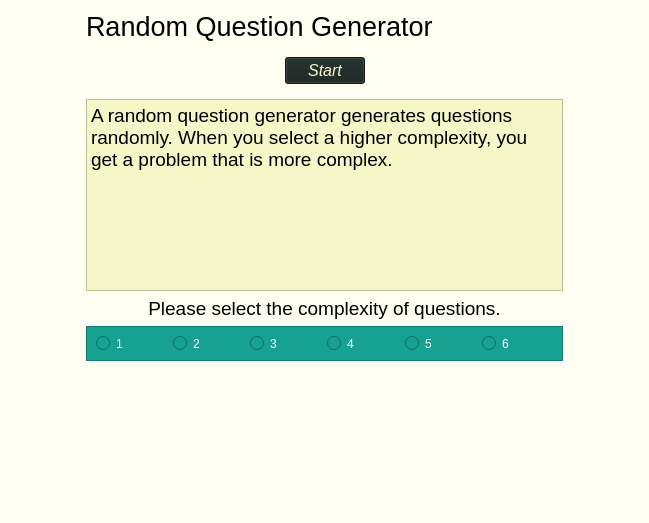
<?xml version="1.0" encoding="UTF-8"?>
<ui version="4.0">
 <class>randomQuestionFrame</class>
 <widget class="QFrame" name="randomQuestionFrame">
  <property name="geometry">
   <rect>
    <x>0</x>
    <y>0</y>
    <width>649</width>
    <height>523</height>
   </rect>
  </property>
  <property name="windowTitle">
   <string>Frame</string>
  </property>
  <property name="layoutDirection">
   <enum>Qt::LeftToRight</enum>
  </property>
  <property name="styleSheet">
   <string notr="true">background-color: rgb(255, 255, 242);
border-color: rgb(255, 255, 242);</string>
  </property>
  <layout class="QGridLayout" name="gridLayout">
   <item row="6" column="1">
    <spacer name="verticalSpacer">
     <property name="orientation">
      <enum>Qt::Vertical</enum>
     </property>
     <property name="sizeHint" stdset="0">
      <size>
       <width>20</width>
       <height>40</height>
      </size>
     </property>
    </spacer>
   </item>
   <item row="5" column="1">
    <widget class="QFrame" name="radioFrame">
     <property name="styleSheet">
      <string notr="true">background-color: rgb(23, 161, 145);
color: rgb(255, 255, 255);</string>
     </property>
     <property name="frameShape">
      <enum>QFrame::StyledPanel</enum>
     </property>
     <property name="frameShadow">
      <enum>QFrame::Raised</enum>
     </property>
     <layout class="QHBoxLayout" name="horizontalLayout">
      <item>
       <widget class="QRadioButton" name="radioButton_3">
        <property name="text">
         <string>1</string>
        </property>
       </widget>
      </item>
      <item>
       <widget class="QRadioButton" name="radioButton_6">
        <property name="text">
         <string>2</string>
        </property>
       </widget>
      </item>
      <item>
       <widget class="QRadioButton" name="radioButton_5">
        <property name="text">
         <string>3</string>
        </property>
       </widget>
      </item>
      <item>
       <widget class="QRadioButton" name="radioButton_4">
        <property name="text">
         <string>4</string>
        </property>
       </widget>
      </item>
      <item>
       <widget class="QRadioButton" name="radioButton">
        <property name="text">
         <string>5</string>
        </property>
       </widget>
      </item>
      <item>
       <widget class="QRadioButton" name="radioButton_2">
        <property name="text">
         <string>6</string>
        </property>
       </widget>
      </item>
     </layout>
    </widget>
   </item>
   <item row="3" column="1">
    <widget class="QTextBrowser" name="descriptionLabel">
     <property name="font">
      <font>
       <family>Helvetica Neue</family>
       <pointsize>14</pointsize>
      </font>
     </property>
     <property name="styleSheet">
      <string notr="true">background-color: rgb(246, 247, 200);</string>
     </property>
     <property name="html">
      <string>&lt;!DOCTYPE HTML PUBLIC &quot;-//W3C//DTD HTML 4.0//EN&quot; &quot;http://www.w3.org/TR/REC-html40/strict.dtd&quot;&gt;
&lt;html&gt;&lt;head&gt;&lt;meta name=&quot;qrichtext&quot; content=&quot;1&quot; /&gt;&lt;style type=&quot;text/css&quot;&gt;
p, li { white-space: pre-wrap; }
&lt;/style&gt;&lt;/head&gt;&lt;body style=&quot; font-family:'Helvetica Neue'; font-size:14pt; font-weight:400; font-style:normal;&quot;&gt;
&lt;p style=&quot; margin-top:0px; margin-bottom:0px; margin-left:0px; margin-right:0px; -qt-block-indent:0; text-indent:0px;&quot;&gt;&lt;span style=&quot; font-family:'Fira Sans Semi-Light';&quot;&gt;A random question generator generates questions randomly. When you select a higher complexity, you get a problem that is more complex.&lt;/span&gt;&lt;/p&gt;&lt;/body&gt;&lt;/html&gt;</string>
     </property>
    </widget>
   </item>
   <item row="4" column="1">
    <widget class="QLabel" name="label">
     <property name="font">
      <font>
       <family>Helvetica Neue</family>
       <pointsize>14</pointsize>
      </font>
     </property>
     <property name="text">
      <string>Please select the complexity of questions.</string>
     </property>
     <property name="alignment">
      <set>Qt::AlignCenter</set>
     </property>
    </widget>
   </item>
   <item row="0" column="1">
    <widget class="QLabel" name="titleLabel">
     <property name="font">
      <font>
       <family>Helvetica Neue</family>
       <pointsize>20</pointsize>
       <weight>50</weight>
       <bold>false</bold>
      </font>
     </property>
     <property name="text">
      <string>Random Question Generator</string>
     </property>
    </widget>
   </item>
   <item row="3" column="2">
    <spacer name="horizontalSpacer_3">
     <property name="orientation">
      <enum>Qt::Horizontal</enum>
     </property>
     <property name="sizeType">
      <enum>QSizePolicy::Preferred</enum>
     </property>
     <property name="sizeHint" stdset="0">
      <size>
       <width>75</width>
       <height>20</height>
      </size>
     </property>
    </spacer>
   </item>
   <item row="1" column="1">
    <widget class="QFrame" name="frame">
     <property name="frameShape">
      <enum>QFrame::NoFrame</enum>
     </property>
     <property name="frameShadow">
      <enum>QFrame::Raised</enum>
     </property>
     <layout class="QHBoxLayout" name="horizontalLayout_2">
      <item>
       <spacer name="horizontalSpacer">
        <property name="orientation">
         <enum>Qt::Horizontal</enum>
        </property>
        <property name="sizeHint" stdset="0">
         <size>
          <width>40</width>
          <height>20</height>
         </size>
        </property>
       </spacer>
      </item>
      <item>
       <widget class="QPushButton" name="startButton">
        <property name="font">
         <font>
          <family>Helvetica Neue</family>
          <pointsize>12</pointsize>
          <italic>true</italic>
         </font>
        </property>
        <property name="styleSheet">
         <string notr="true">background-color: rgb(24, 35, 32);
color: rgb(246, 247, 200);
</string>
        </property>
        <property name="text">
         <string>Start</string>
        </property>
       </widget>
      </item>
      <item>
       <spacer name="horizontalSpacer_2">
        <property name="orientation">
         <enum>Qt::Horizontal</enum>
        </property>
        <property name="sizeHint" stdset="0">
         <size>
          <width>40</width>
          <height>20</height>
         </size>
        </property>
       </spacer>
      </item>
     </layout>
    </widget>
   </item>
   <item row="3" column="0">
    <spacer name="horizontalSpacer_4">
     <property name="orientation">
      <enum>Qt::Horizontal</enum>
     </property>
     <property name="sizeType">
      <enum>QSizePolicy::Preferred</enum>
     </property>
     <property name="sizeHint" stdset="0">
      <size>
       <width>75</width>
       <height>20</height>
      </size>
     </property>
    </spacer>
   </item>
  </layout>
 </widget>
 <resources/>
 <connections/>
</ui>
